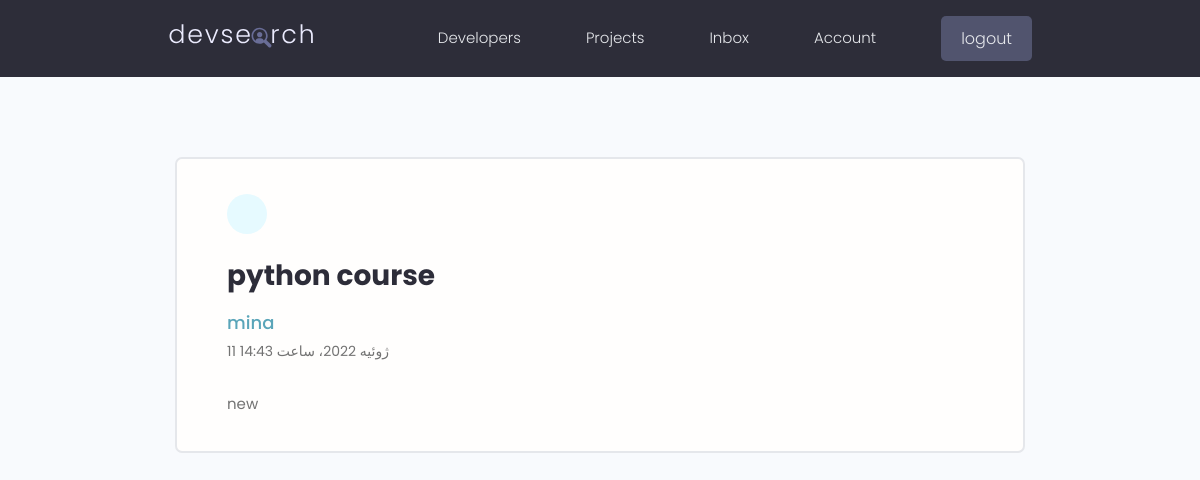
The page /viewmessage/bcfae05c-4127-4d31-8bab-9481c0b08aad/ (signed in) on the database its author committed.
### dev_users/models.py (models this page shows, shortened)
class Message(models.Model):
    sender = models.ForeignKey(Profile,on_delete=models.SET_NULL,blank=True,null=True,verbose_name='یوز ارسال کننده ')
    recipient = models.ForeignKey(Profile,on_delete=models.SET_NULL,blank=True,null=True,related_name="messages",verbose_name='یوز دریافت کننده ')
    name = models.CharField(max_length=200,null=True,blank=True,verbose_name='نام')
    email = models.EmailField(max_length=200,null=True,blank=True,verbose_name='ایمیل')
    subject = models.CharField(max_length=200,null=True,blank=True,verbose_name='موضوع')
    is_read = models.BooleanField(default=False,null=True,verbose_name='وضعیت خوانده شده پیام')
    body = models.TextField(verbose_name='جزئیات پیام')
    created = models.DateTimeField(auto_now_add=True,verbose_name='تاریخ ایجاد ')
    id = models.UUIDField(default=uuid.uuid4,primary_key=True,unique=True,editable=False)
    class Meta :
        verbose_name = 'پیام'
        verbose_name_plural = 'پیام های کاربران'
        ordering = ['is_read','-created']

### dev_users/views.py (the view)
# urls.py: path('viewmessage/<str:pk>/',views.viewMessage,name="view_message"),
@login_required(login_url="login_user")
def viewMessage(request,pk):
    profile = request.user.profile
    message = profile.messages.get(id=pk)
    if message.is_read == False:
        message.is_read = True
        message.save()
    context = {
        'message':message,
        'profile':profile,
    }
    return render(request,'Users/view_Message.html',context)

### dev_users/templates/Users/view_Message.html (shortened to what this page needs)
{% extends 'Shared/main.html' %}
{% block content %}
    <main class="messagePage my-xl">
        <div class="content-box">
            <div class="message">
                <a class="backButton" href="{% url 'inbox' %}"></a>
                <h2 class="message__subject">{{ message.subject }}</h2>
                {% if message.sender %}
                    <a href="{% url 'user-profile' message.sender.id %}" class="message__author">{{ message.name }}</a>
                {% else %}
                    <p class="message__author">{{ message.name }}</p>
                {% endif %}
                <p class="message__date">{{ message.created }}</p>
                <div class="message__body">{{ message.body|linebreaksbr }}</div>
            </div>
        </div>
    </main>
{% endblock content %}

### static/styles/app.css (style rules this page uses)
:root { --color-sub: #2d2d39; }
.content-box { width: 95%; max-width: 85rem; margin: 0 auto; }
.message { padding: 2.5rem 0; }
.message > a { display: flex; gap: 1rem; }
.message__author, .message__date { flex-basis: 25%; }
.message__subject { flex-basis: 50%; }
.message__date { text-align: right; }
.messagePage .message { list-style: none; background: var(--color-white); padding: 3.5rem 5rem; border: 2px solid var(--color-light); border-radius: 0.7rem; }
.messagePage .message__subject { font-size: 2.8rem; color: var(--color-sub); margin-bottom: 1rem; margin-top: 2rem; }
.messagePage .message__author { font-size: 1.8rem; font-weight: 500; }
.messagePage .message__date { font-size: 1.4rem; font-weight: 400; text-align: left; margin-bottom: 3rem; }
.backButton { background: var(--color-main-light); color: var(--color-main); width: 4rem; height: 4rem; display: flex; align-items: center; justify-content: center; border-radius: 50%; }

### static/uikit/styles/modules/_variables.css (style rules this page uses)
:root { --color-main: #5aa5b9; --color-main-light: #e6faff; --color-sub: #3f4156; --color-sub-light: #51546e; --color-sub-lighter: #ededfd; --color-text: #737373; --color-gray: #8b8b8b; --color-light: #e5e7eb; --color-light-gray: #767676; --color-bg: #f8fafd; --color-white: #fffefd; --color-white-light: #f3f3f3; --color-success: #359e64; --color-success-bg: #def8e8; --color-error: #fc4b0b; --color-error-bg: #fff2ee; --font-base: 'Poppins', arial, helvetica, 'Segoe UI', roboto, ubuntu, sans-serif; --font-monospace: 'Fira Code', 'Courier New', courier, monospace; --font-regular: 300; --font-medium: 500; --font-bold: 700; --generic-shadow: 1px 1px 5px #00000010; --generic-transition: all 0.3s ease-in-out; }

### static/uikit/styles/modules/_base.css (style rules this page uses)
* { margin: 0; padding: 0; box-sizing: border-box; text-rendering: optimizeLegibility; color: inherit; font-size: inherit; }
html { font-size: 50%; }
@media only screen and (min-width: 480px) { html { font-size: 56.25%; } }
@media only screen and (min-width: 1200px) { html { font-size: 62.5%; } }
body { line-height: 1.6; font-weight: 400; font-size: 1.5rem; color: var(--color-text); background-color: var(--color-bg); min-height: 100vh; }

### static/uikit/styles/modules/_typography.css (style rules this page uses)
* { font-family: var(--font-base); }
h2 { font-size: 3.6rem; font-weight: var(--font-bold); }
p, span, strong { font-size: 1.6rem; color: var(--color-text); font-weight: var(--font-regular); }
a { padding-bottom: 2px; text-decoration: none; display: inline-block; color: var(--color-main); font-weight: var(--font-medium); }

### static/uikit/styles/modules/_utilities.css (style rules this page uses)
.my-xl { margin: 8rem auto; }

### rows shown on the page
Message: subject "python course", name "mina", created "11 ژوئیه 2022، ساعت 14:43", body "new"
